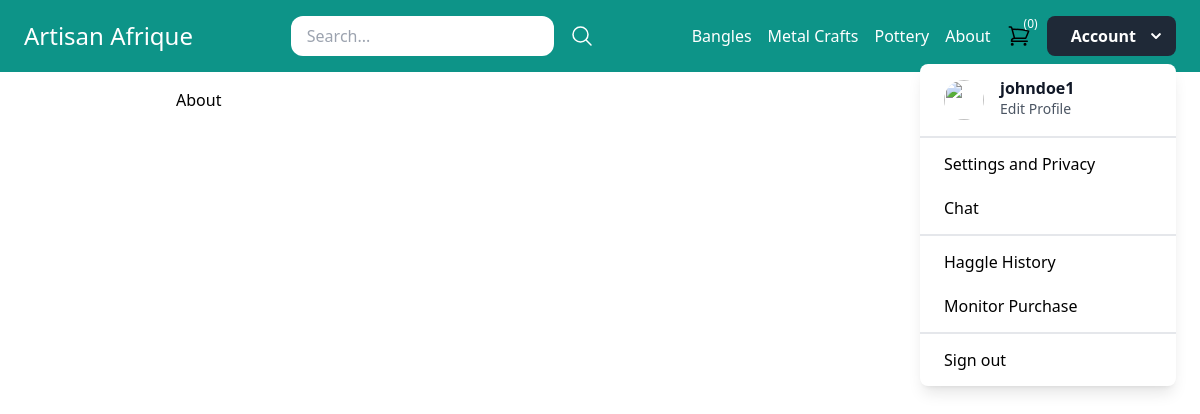
Screenshot of /about/ (signed in) with the database file from the repository.
### core/models.py (models this page shows, shortened)
class Category(models.Model):
    title = models.CharField(max_length=50)
    slug = models.SlugField(max_length=50)
    class Meta:
        verbose_name_plural = 'Categories'

### core/views.py (the view)
# urls.py: path('about/', views.about, name='about'),
def about(request):
    return render(request, 'core/about.html')

### core/cart.py (called while the page is built)
    def __len__(self):
        return sum(item['quantity'] for item in self.cart.values())

### core/context_processors.py (called while the page is built)
def cart(request):
    return {'cart': Cart(request)}

### core/templatetags/menu.py (called while the page is built)
@register.inclusion_tag('core/menu.html')
def menu():
    categories = Category.objects.all()[:3]
    return {'categories': categories}

### core/templates/core/about.html (shortened to what this page needs)
{% extends 'core/base.html' %}
{% block content %}
    <h1>About</h1>
{% endblock %}

### core/templates/core/base.html (shortened to what this page needs)
{% load menu %}
<!doctype html>
<html>
    <head>
        <script src="https://cdn.tailwindcss.com"></script>
    </head>
    <body>
        <nav class="w-full py-4 px-6 flex items-center justify-between bg-teal-600">
            <div class="logo">
                <a href="{% url 'home' %}" class="text-2xl text-white">Artisan Afrique</a>
            </div>
            <div class="search">
                <form method="get" action="/search/" class="flex items-center space-x-4">
                    <input type="search" name="query" placeholder="Search..." class="py-2 px-4 rounded-xl">
                    <button>
                        <svg xmlns="http://www.w3.org/2000/svg" fill="none" viewBox="0 0 24 24" stroke-width="1.5" stroke="currentColor" class="w-6 h-6 text-white">
                            <path stroke-linecap="round" stroke-linejoin="round" d="M21 21l-5.197-5.197m0 0A7.5 7.5 0 105.196 5.196a7.5 7.5 0 0010.607 10.607z" />
                          </svg>
                    </button>
                </form>
            </div>
            <div class="menu flex items-center space-x-4">
                {% menu %}
                <a href="{% url 'cart_view' %}"><div class="relative py-2">
                    <div class="t-0 absolute left-3">
                      <p class="flex h-2 w-2 items-center justify-center rounded-full pl-3 pb-2 text-xs text-white">({{ cart|length }})</p>
                    </div>
                  </div>
                </a>
                {% if request.user.is_authenticated %}
                <div id="dropdown" class="relative inline-block">
                  <button
                  @click="isOpen = true"
                  class="inline-flex items-center pl-6 pr-2 py-2 font-semibold text-white bg-gray-800 rounded-lg hover:bg-gray-700 focus:outline-none focus:shadow-outline active:bg-gray-900"
                >
                  Account
                  <svg
                    class="ml-2 h-6 w-6 text-white"
                    fill="currentColor"
                    viewBox="0 0 24 24"
                  >
                    <path
                      d="M15.3 9.3a1 1 0 0 1 1.4 1.4l-4 4a1 1 0 0 1-1.4 0l-4-4a1 1 0 0 1 1.4-1.4l3.3 3.29 3.3-3.3z"
                    />
                  </svg>
                </button>
                  <div
                    v-if="isOpen"
                    @click="isOpen = false"
                    class="fixed inset-0"
                    tabindex="-1"
                  ></div>
                  <transition
                    enter-class="opacity-0 scale-90"
                    enter-active-class="ease-out transition-fastest"
                    enter-to-class="opacity-100 scale-100"
                    leave-class="opacity-100 scale-100"
                    leave-active-class="ease-in transition-fastest"
                    leave-to-class="opacity-0 scale-90"
                  >
                    <div
                      v-if="isOpen"
                      class="mt-2 absolute right-0 origin-top-right text-left"
                    >
                      <div class="w-64 bg-white rounded-lg shadow-lg">
                        <div class="flex items-center px-6 py-4">
                          {% if user.profile.picture %}
                              <img
                                class="h-10 w-10 rounded-full flex-no-shrink"
                                src="{{ user.profile.picture.url }}"
                                alt="{{ user.username }}"
                              />
                          {% else %}
                          <img
                          class="h-10 w-10 rounded-full flex-no-shrink"
                          src="https://www.shutterstock.com/image-vector/blank-avatar-photo-place-holder-600nw-1095249842.jpg
                          "
                          alt=""
                        />
                          {% endif %}
                          <div class="ml-4">
                            <p class="font-semibold text-gray-900 leading-none">
                              {{ user.username }}
                            </p>
                            <p>
                              <a
                                href="{% url 'edit_profile' %}"
                                class="text-sm text-gray-600 leading-none hover:underline"
                                >Edit Profile</a
                              >
                            </p>
                          </div>
                        </div>
                        <div class="border-t-2 border-gray-200 py-1">
                          <a href="{% url 'change_password_page1' %}" class="block px-6 py-3 leading-tight hover:bg-gray-200"
                            >Settings and Privacy</a
                          >
                          <a href="{% url 'my_chats' %}" class="block px-6 py-3 leading-tight hover:bg-gray-200">Chat</a>
                        </div>
                        <div class="border-t-2 border-gray-200 py-1">
                          <a href="{% url 'haggle_history' %}"  class="block px-6 py-3 leading-tight hover:bg-gray-200"
                          >Haggle History</a
                        >
                          <a href="{% url 'monitor_orders' %}" class="block px-6 py-3 leading-tight hover:bg-gray-200"
                            >Monitor Purchase</a
                          >
                        </div>
                        <form action="{% url 'logout' %}" method="post" class="border-t-2 border-gray-200 py-1">
                          <button type="submit" class="block w-full px-6 py-3 text-left leading-tight hover:bg-gray-200">
                              Sign out
                          </button>
                      </form>                      </div>
                    </div>
                  </transition>
                </div>
                                {% endif %}
            </div>
        </nav>
        <div class="max-w-4xl mx-auto py-4 px-6">
            {% block content %}
            {% endblock %}
        </div>
    </body>
</html>

### core/templates/core/menu.html
{% for category in categories %}
    <a href="{% url 'category_detail' category.slug %}" class="text-white">{{ category.title }}</a>
{% endfor %}
<a href="{% url 'about' %}" class="text-white">About</a>

### rows the page displays
Category: title "Bangles"
Category: title "Metal Crafts"
Category: title "Pottery"

### other values shown
{{ cart|length }} "0"
{{ user.username }} "johndoe1"
